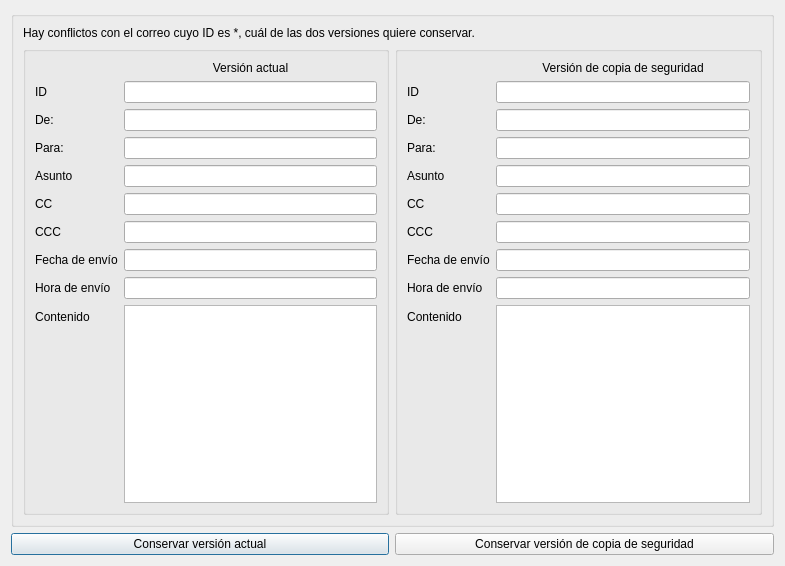
<?xml version="1.0" encoding="UTF-8"?>
<ui version="4.0">
 <class>Sobrescribir</class>
 <widget class="QDialog" name="Sobrescribir">
  <property name="geometry">
   <rect>
    <x>0</x>
    <y>0</y>
    <width>785</width>
    <height>566</height>
   </rect>
  </property>
  <property name="windowTitle">
   <string>Dialog</string>
  </property>
  <layout class="QGridLayout" name="gridLayout_2">
   <item row="0" column="0" colspan="2">
    <widget class="QGroupBox" name="groupBox">
     <property name="title">
      <string/>
     </property>
     <layout class="QGridLayout" name="gridLayout">
      <item row="0" column="0" colspan="2">
       <widget class="QLabel" name="titleL">
        <property name="text">
         <string>Hay conflictos con el correo cuyo ID es *, cuál de las dos versiones quiere conservar.</string>
        </property>
       </widget>
      </item>
      <item row="1" column="0">
       <widget class="QGroupBox" name="LineEditGroupBox">
        <property name="title">
         <string/>
        </property>
        <layout class="QFormLayout" name="formLayout">
         <item row="0" column="1">
          <widget class="QLabel" name="label_actual">
           <property name="text">
            <string>Versión actual</string>
           </property>
           <property name="alignment">
            <set>Qt::AlignCenter</set>
           </property>
          </widget>
         </item>
         <item row="1" column="0">
          <widget class="QLabel" name="idL_actual">
           <property name="text">
            <string>ID</string>
           </property>
           <property name="alignment">
            <set>Qt::AlignLeading|Qt::AlignLeft|Qt::AlignVCenter</set>
           </property>
          </widget>
         </item>
         <item row="1" column="1">
          <widget class="QLineEdit" name="idLE_actual">
           <property name="readOnly">
            <bool>true</bool>
           </property>
          </widget>
         </item>
         <item row="2" column="0">
          <widget class="QLabel" name="remL_actual">
           <property name="text">
            <string>De:</string>
           </property>
          </widget>
         </item>
         <item row="2" column="1">
          <widget class="QLineEdit" name="remLE_actual">
           <property name="readOnly">
            <bool>true</bool>
           </property>
          </widget>
         </item>
         <item row="3" column="0">
          <widget class="QLabel" name="desL_actual">
           <property name="text">
            <string>Para:</string>
           </property>
          </widget>
         </item>
         <item row="3" column="1">
          <widget class="QLineEdit" name="desLE_actual">
           <property name="readOnly">
            <bool>true</bool>
           </property>
          </widget>
         </item>
         <item row="4" column="0">
          <widget class="QLabel" name="asuntoL_actual">
           <property name="text">
            <string>Asunto</string>
           </property>
          </widget>
         </item>
         <item row="4" column="1">
          <widget class="QLineEdit" name="asuntoLE_actual">
           <property name="readOnly">
            <bool>true</bool>
           </property>
          </widget>
         </item>
         <item row="5" column="0">
          <widget class="QLabel" name="CCL_actual">
           <property name="text">
            <string>CC</string>
           </property>
          </widget>
         </item>
         <item row="5" column="1">
          <widget class="QLineEdit" name="CCLE_actual">
           <property name="readOnly">
            <bool>true</bool>
           </property>
          </widget>
         </item>
         <item row="6" column="0">
          <widget class="QLabel" name="CCCL_actual">
           <property name="text">
            <string>CCC</string>
           </property>
          </widget>
         </item>
         <item row="6" column="1">
          <widget class="QLineEdit" name="CCCLE_actual">
           <property name="readOnly">
            <bool>true</bool>
           </property>
          </widget>
         </item>
         <item row="7" column="0">
          <widget class="QLabel" name="fechaL_actual">
           <property name="text">
            <string>Fecha de envío</string>
           </property>
          </widget>
         </item>
         <item row="7" column="1">
          <widget class="QLineEdit" name="fechaLE_actual">
           <property name="readOnly">
            <bool>true</bool>
           </property>
          </widget>
         </item>
         <item row="8" column="0">
          <widget class="QLabel" name="horaL_actual">
           <property name="text">
            <string>Hora de envío</string>
           </property>
          </widget>
         </item>
         <item row="8" column="1">
          <widget class="QLineEdit" name="horaLE_actual">
           <property name="readOnly">
            <bool>true</bool>
           </property>
          </widget>
         </item>
         <item row="9" column="0">
          <widget class="QLabel" name="contenidoL_actual">
           <property name="text">
            <string>Contenido</string>
           </property>
           <property name="alignment">
            <set>Qt::AlignCenter</set>
           </property>
          </widget>
         </item>
         <item row="9" column="1">
          <widget class="QTextBrowser" name="contenidoLE_actual">
           <property name="enabled">
            <bool>true</bool>
           </property>
           <property name="sizePolicy">
            <sizepolicy hsizetype="Expanding" vsizetype="Expanding">
             <horstretch>0</horstretch>
             <verstretch>100</verstretch>
            </sizepolicy>
           </property>
          </widget>
         </item>
        </layout>
       </widget>
      </item>
      <item row="1" column="1">
       <widget class="QGroupBox" name="LineEditGroupBox_2">
        <property name="title">
         <string/>
        </property>
        <layout class="QFormLayout" name="formLayout_2">
         <item row="1" column="0">
          <widget class="QLabel" name="idL_copia">
           <property name="text">
            <string>ID</string>
           </property>
           <property name="alignment">
            <set>Qt::AlignLeading|Qt::AlignLeft|Qt::AlignVCenter</set>
           </property>
          </widget>
         </item>
         <item row="1" column="1">
          <widget class="QLineEdit" name="idLE_copia">
           <property name="readOnly">
            <bool>true</bool>
           </property>
          </widget>
         </item>
         <item row="2" column="0">
          <widget class="QLabel" name="remL_copia">
           <property name="text">
            <string>De:</string>
           </property>
          </widget>
         </item>
         <item row="2" column="1">
          <widget class="QLineEdit" name="remLE_copia">
           <property name="readOnly">
            <bool>true</bool>
           </property>
          </widget>
         </item>
         <item row="3" column="0">
          <widget class="QLabel" name="desL_copia">
           <property name="text">
            <string>Para:</string>
           </property>
          </widget>
         </item>
         <item row="3" column="1">
          <widget class="QLineEdit" name="desLE_copia">
           <property name="readOnly">
            <bool>true</bool>
           </property>
          </widget>
         </item>
         <item row="4" column="0">
          <widget class="QLabel" name="asuntoL_copia">
           <property name="text">
            <string>Asunto</string>
           </property>
          </widget>
         </item>
         <item row="4" column="1">
          <widget class="QLineEdit" name="asuntoLE_copia">
           <property name="readOnly">
            <bool>true</bool>
           </property>
          </widget>
         </item>
         <item row="5" column="0">
          <widget class="QLabel" name="CCL_copia">
           <property name="text">
            <string>CC</string>
           </property>
          </widget>
         </item>
         <item row="5" column="1">
          <widget class="QLineEdit" name="CCLE_copia">
           <property name="readOnly">
            <bool>true</bool>
           </property>
          </widget>
         </item>
         <item row="6" column="0">
          <widget class="QLabel" name="CCCL_copia">
           <property name="text">
            <string>CCC</string>
           </property>
          </widget>
         </item>
         <item row="6" column="1">
          <widget class="QLineEdit" name="CCCLE_copia">
           <property name="readOnly">
            <bool>true</bool>
           </property>
          </widget>
         </item>
         <item row="7" column="0">
          <widget class="QLabel" name="fechaL_copia">
           <property name="text">
            <string>Fecha de envío</string>
           </property>
          </widget>
         </item>
         <item row="7" column="1">
          <widget class="QLineEdit" name="fechaLE_copia">
           <property name="readOnly">
            <bool>true</bool>
           </property>
          </widget>
         </item>
         <item row="8" column="0">
          <widget class="QLabel" name="horaL_copia">
           <property name="text">
            <string>Hora de envío</string>
           </property>
          </widget>
         </item>
         <item row="8" column="1">
          <widget class="QLineEdit" name="horaLE_copia">
           <property name="readOnly">
            <bool>true</bool>
           </property>
          </widget>
         </item>
         <item row="9" column="0">
          <widget class="QLabel" name="contenidoL_copia">
           <property name="text">
            <string>Contenido</string>
           </property>
           <property name="alignment">
            <set>Qt::AlignCenter</set>
           </property>
          </widget>
         </item>
         <item row="9" column="1">
          <widget class="QTextBrowser" name="contenidoLE_copia">
           <property name="enabled">
            <bool>true</bool>
           </property>
           <property name="sizePolicy">
            <sizepolicy hsizetype="Expanding" vsizetype="Expanding">
             <horstretch>0</horstretch>
             <verstretch>100</verstretch>
            </sizepolicy>
           </property>
          </widget>
         </item>
         <item row="0" column="1">
          <widget class="QLabel" name="label_copia">
           <property name="text">
            <string>Versión de copia de seguridad</string>
           </property>
           <property name="alignment">
            <set>Qt::AlignCenter</set>
           </property>
          </widget>
         </item>
        </layout>
       </widget>
      </item>
     </layout>
    </widget>
   </item>
   <item row="1" column="0">
    <widget class="QPushButton" name="actualPB">
     <property name="text">
      <string>Conservar versión actual</string>
     </property>
    </widget>
   </item>
   <item row="1" column="1">
    <widget class="QPushButton" name="copiaPB">
     <property name="text">
      <string>Conservar versión de copia de seguridad</string>
     </property>
    </widget>
   </item>
  </layout>
 </widget>
 <resources/>
 <connections/>
</ui>
